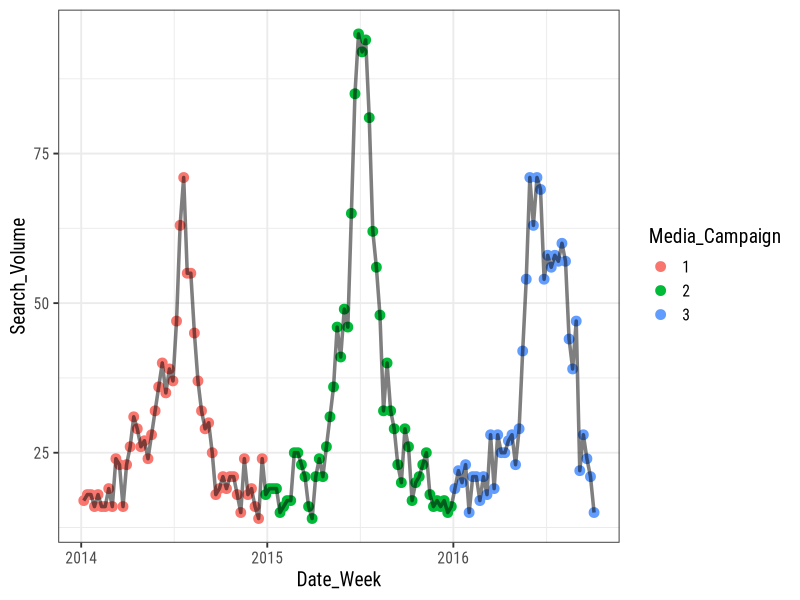
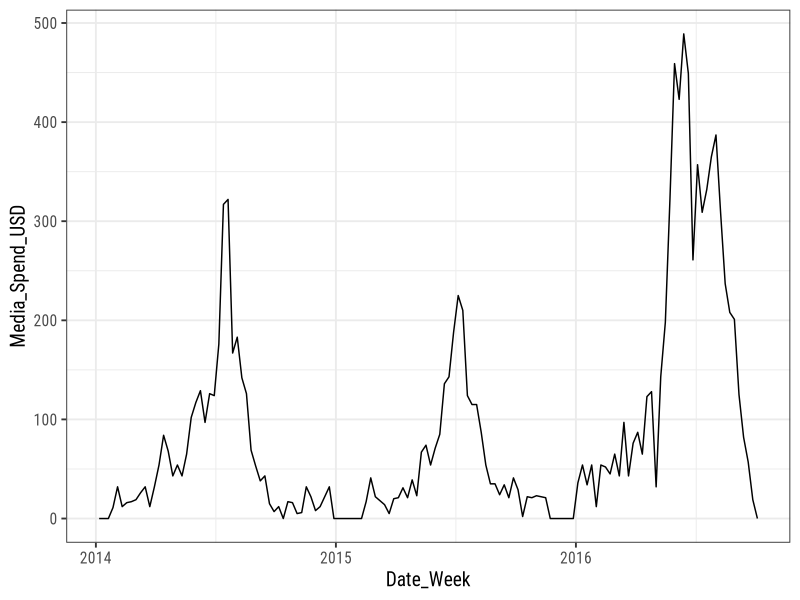
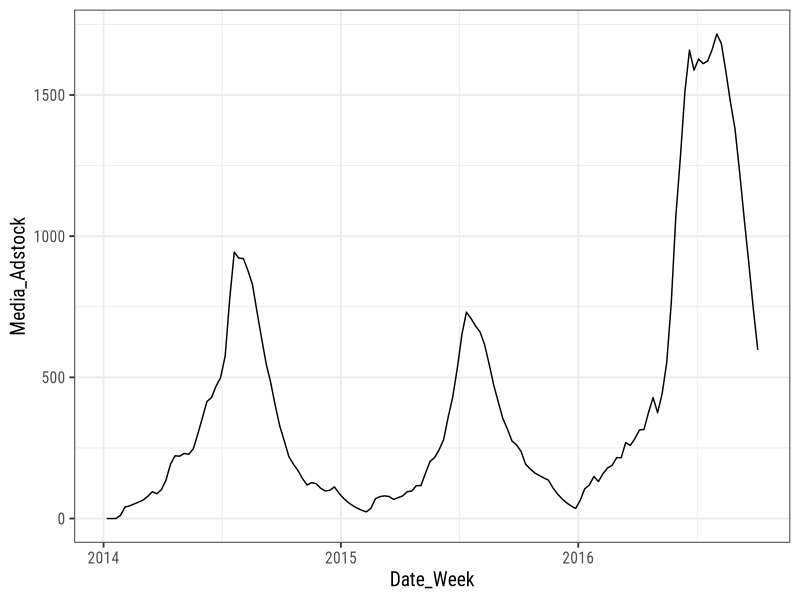
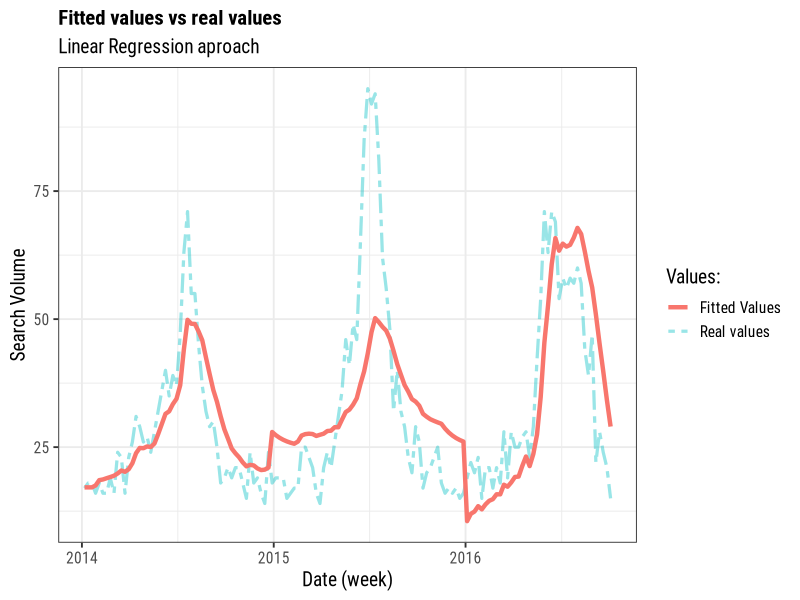

Write the R code that produced these figures, in order.
rm(list = ls()) # Clean the WorkSpace
#-----------------------------------------
#                 Libraries              -
#-----------------------------------------

library (ggplot2)
library(lubridate)
library(tidyverse)
library(data.table)
library(fastDummies)

#----------------------------------------

# Read the data 
data <- read.csv2("data.csv", 
                  sep = ',',
                  col.names = c('Date_Week', 'Media_Spend_USD', 
                                'Media_Campaign', 'Search_Volume'))

# Transform from string type to date type
data$Date_Week <-data$Date_Week %>% 
  dmy()


# Transform from string type to factor type 
data$Media_Campaign <- data$Media_Campaign %>% as.factor()
  
#Creating fitted graph
theme_set(theme_bw(base_size = 14, base_family = "Roboto Condensed"))

# Exploratory graph of Search_Volume
g <- ggplot(data, aes(x = Date_Week , y = Search_Volume))

g +  geom_point(size = 3, aes( color = Media_Campaign)) + geom_line(size = 1.2, alpha = 0.5) # +  facet_grid(Media_Campaign~ .)


# Exploratory graph of Media_Spend_USD
g <- ggplot(data, aes(x = Date_Week , y = Media_Spend_USD  ))
g + geom_line()


# Defining factor retention
Retention_Factor <- 0.8
# http://stackoverflow.com/questions/14372880/simple-examples-of-filter-function-recursive-option-specifically
Adstock <- function(X, Retention_Factor)
{
  return (as.numeric(stats::filter(X, Retention_Factor, method="recursive"))) 
}

#Creating the Media_Adstock variable
data$Media_Adstock <- Adstock(data$Media_Spend_USD, Retention_Factor)


# Exploratory graph of Media_Adstock
g <- ggplot(data, aes(x = Date_Week , y = Media_Adstock))
g + geom_line()



# Creating a lineal model 

lineal_model <- lm(data$Search_Volume ~ data$Media_Campaign + data$Media_Adstock)
summary(lineal_model)

lineal_model_fitted <- lineal_model$fitted.values

data$fitted_values <- lineal_model_fitted
#theme_minimal()



g_fitted <- ggplot (data, aes(x = Date_Week))
g_fitted + 
  geom_line(aes(y = Search_Volume, color = 'Real values'),alpha = 0.4, 
            linetype = 'twodash',size = 1.1) +
  geom_line(aes(y = fitted_values, color = 'Fitted Values' ), size = 1.5) +
    labs(x = 'Date (week)', y = 'Search Volume', 
         title = "Fitted values vs real values",
         subtitle = 'Linear Regression aproach')+
  theme(plot.title = element_text(size = 15, face = "bold")) +
  scale_color_discrete("Values:")



# Campaign
campaign1 <- as.numeric(lineal_model$coefficients[1] + lineal_model$coefficients[4])

campaign2 <- as.numeric(lineal_model$coefficients[1] + lineal_model$coefficients[2] +lineal_model$coefficients[4])

campaign3 <- as.numeric(lineal_model$coefficients[1] + lineal_model$coefficients[3] +lineal_model$coefficients[4])
